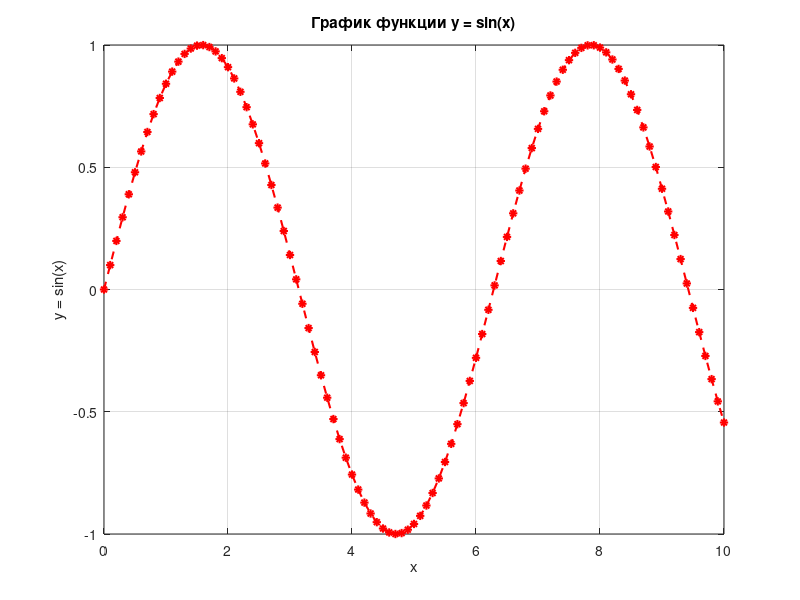
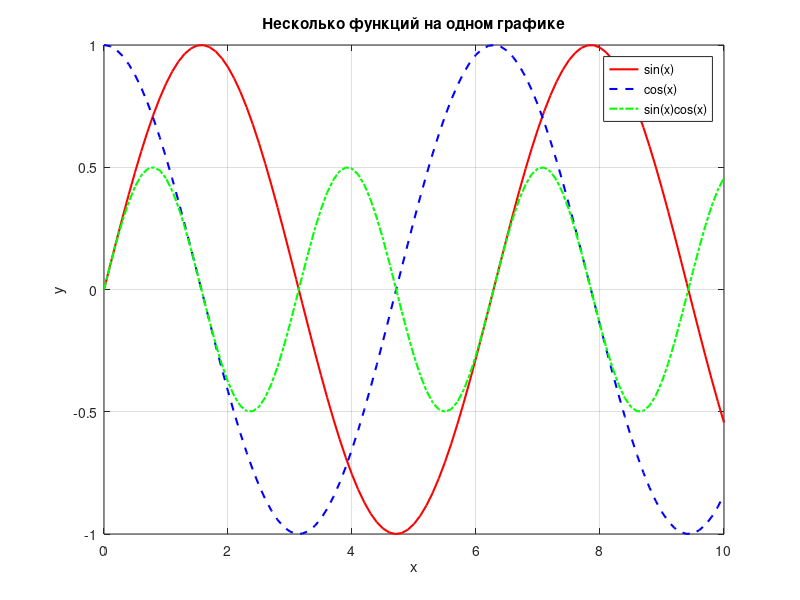
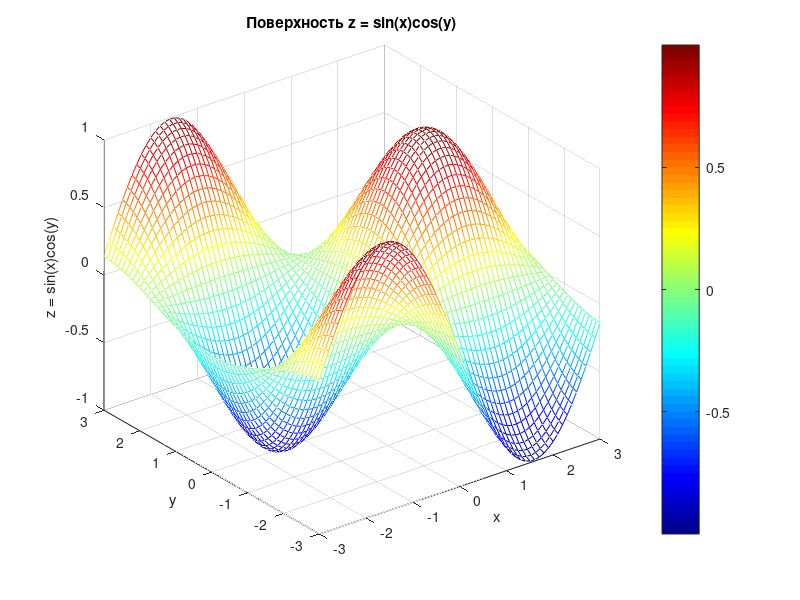

These figures' MATLAB source, in order:
% 1
x = 0:0.1:10;
y = sin(x);

figure;
plot(x, y, 'r--*', 'LineWidth', 1.5, 'MarkerSize', 6);
xlabel('x');
ylabel('y = sin(x)');
title('График функции y = sin(x)');
grid on;  

%2
x = 0:0.1:10;
figure;
plot(x, sin(x), 'r-',  'LineWidth', 1.5); hold on;
plot(x, cos(x), 'b--', 'LineWidth', 1.5);
plot(x, sin(x).*cos(x), 'g-.', 'LineWidth', 1.5);
hold off;
xlabel('x'); ylabel('y');
title('Несколько функций на одном графике');
legend('sin(x)', 'cos(x)', 'sin(x)cos(x)');
grid on;

%3
[X, Y] = meshgrid(-3:0.1:3, -3:0.1:3);
Z = sin(X).*cos(Y);

figure;
mesh(X, Y, Z);
shading interp;
colormap jet;
colorbar;
xlabel('x'); ylabel('y'); zlabel('z = sin(x)cos(y)');
title('Поверхность z = sin(x)cos(y)');

%4.1
v = [3, -1, 5, -7, 0, 2, -4, 8];
for k = 1:length(v)
    if v(k) < 0
        v(k) = 0;
    else
        v(k) = v(k)^2;
    end
end
disp(v);

%4.2
A = [1 2 3; 4 5 6; 7 8 9];
n = size(A, 1);
S = 0;
for i = 1:n
    for j = 1:n
        if j > i
            S = S + A(i, j);
        end
    end
end
fprintf('Сумма выше главной диагонали = %d\n', S);

%4.3
N = 7;
f = 1;
for k = 1:N
    f = f * k;
end
fprintf('%d! = %d\n', N, f);

%4.4
v = randi([-50, 50], 1, 10);
fprintf('Массив: '); disp(v);

sumPos = 0; cntNeg = 0; cntZero = 0;
minV = v(1); maxV = v(1);

for k = 1:length(v)
    if v(k) > 0
        sumPos = sumPos + v(k);
    elseif v(k) < 0
        cntNeg = cntNeg + 1;
    else
        cntZero = cntZero + 1;
    end
    if v(k) < minV, minV = v(k); end
    if v(k) > maxV, maxV = v(k); end
end

fprintf('Сумма положительных: %d\n', sumPos);
fprintf('Количество отрицательных: %d\n', cntNeg);
fprintf('Количество нулей: %d\n', cntZero);
fprintf('Минимум: %d, Максимум: %d\n', minV, maxV);

%4.5
v = [1, 10, -3, 25, 4, 8, 30, -7];
C = 5;
S = 0;
for k = 1:length(v)
    if v(k) > C
        S = S + v(k);
    end
end
fprintf('Сумма элементов > %d = %d\n', C, S);

%4.6
A = randi(9, 4, 4);
disp('Исходная матрица:'); disp(A);
[n, m] = size(A);
for i = 1:n
    for j = 1:m
        if j <= i
            A(i, j) = 0;
        end
    end
end
disp('После обнуления диагонали и ниже:'); disp(A);

%4.7
v = [4, -2, 7, 0, -5, 9, -1, 3];
sumPos = 0; cntNeg = 0;
for k = 1:length(v)
    if v(k) > 0
        sumPos = sumPos + v(k);
    elseif v(k) < 0
        cntNeg = cntNeg + 1;
    end
end
fprintf('Сумма положительных = %d\n', sumPos);
fprintf('Количество отрицательных = %d\n', cntNeg);
